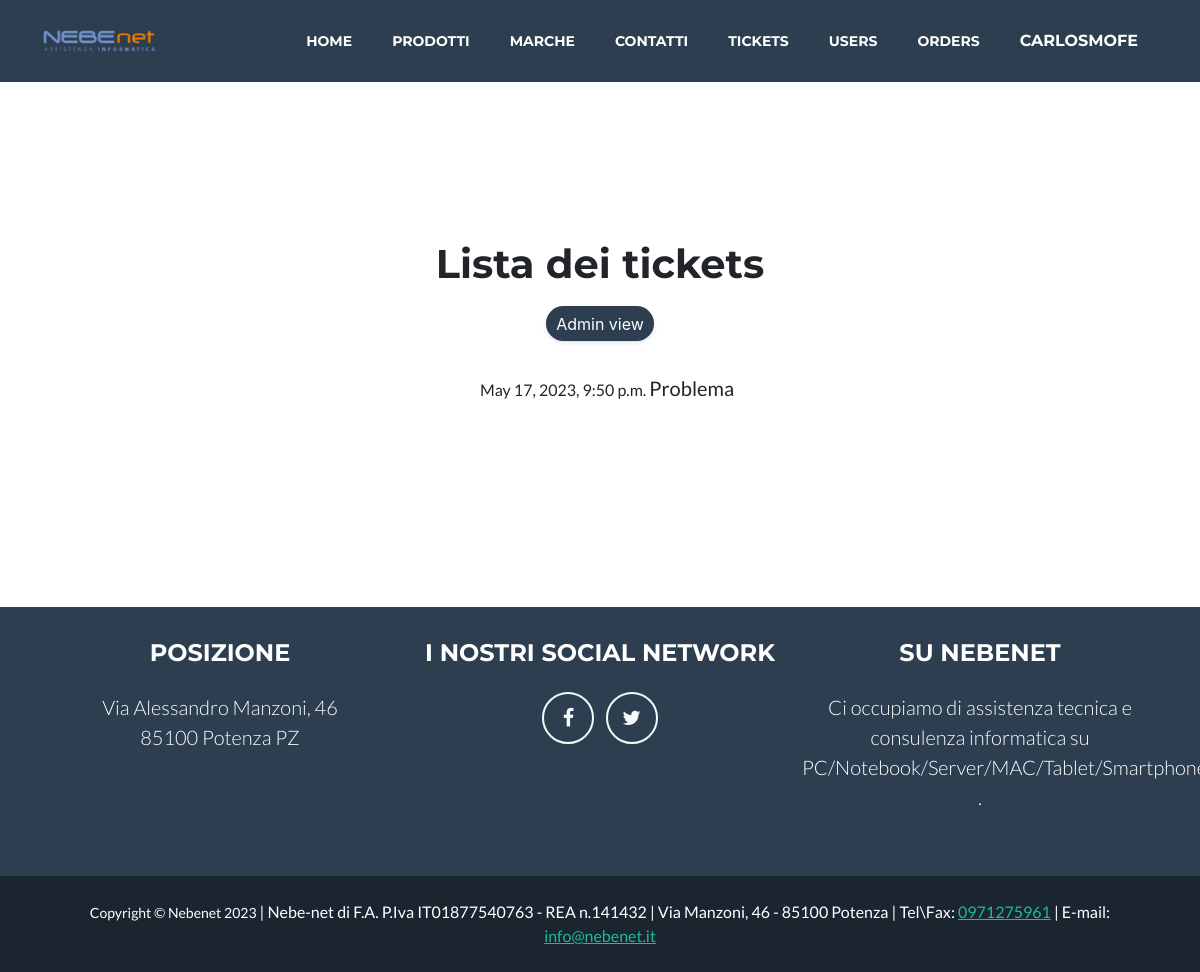
Page /ticket/ (signed in) on the earlier database version.
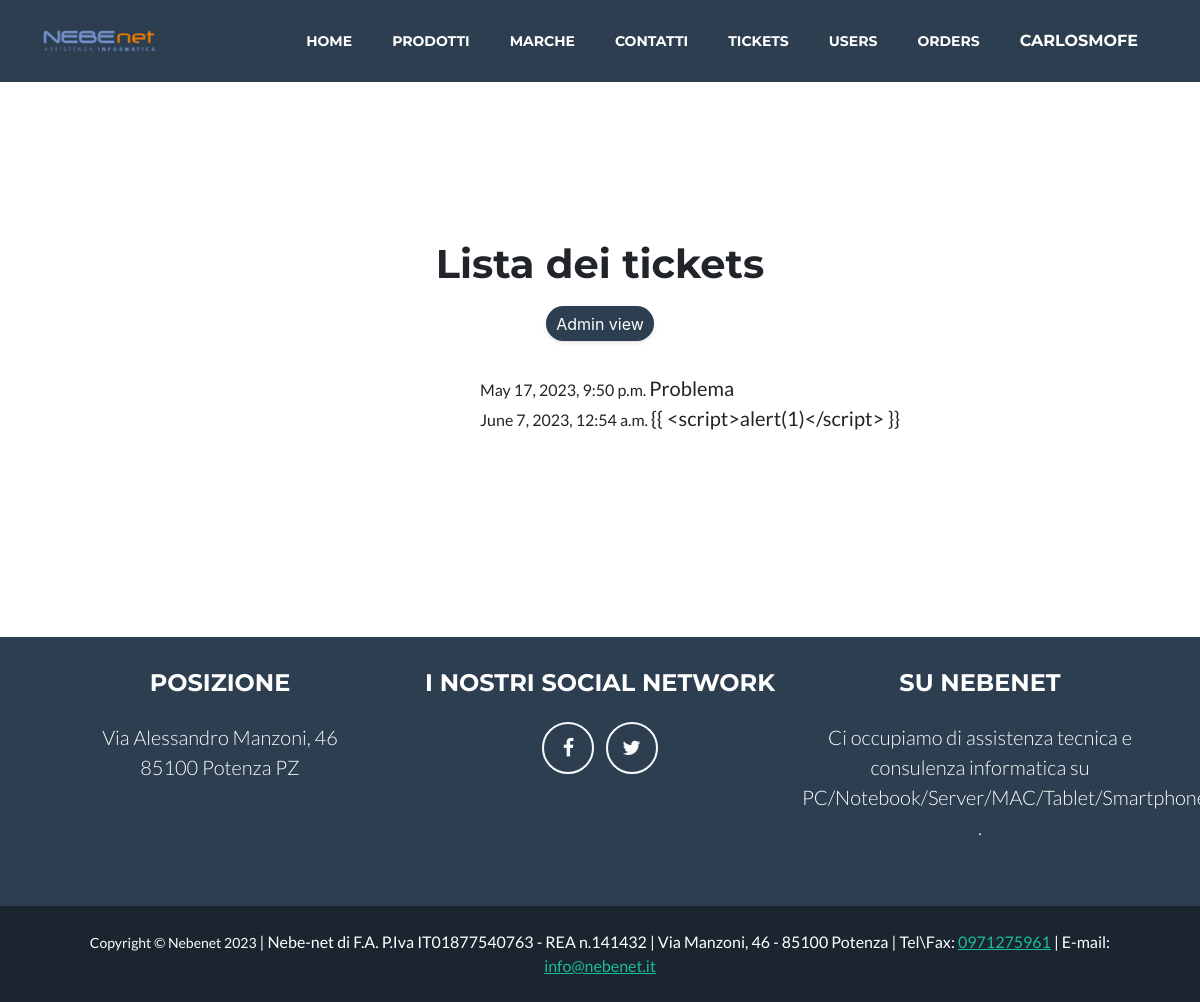
Same page on the later database version.
### nebenet_app/models.py (models this page shows, shortened)
class Ticket(models.Model):
    ti_user = models.ForeignKey(settings.AUTH_USER_MODEL, on_delete=models.CASCADE)
    ti_mail = models.EmailField('Contatto email*',blank=False)
    ti_title = models.CharField('Titolo*',max_length=1000, blank=False)
    Problema = models.TextField('Descrivi il tuo problema*',max_length=1000, blank=False)
    ti_img = models.ImageField('Aggiungi uno screenshot (facoltativo)',blank=True)
    ti_personal = models.BooleanField("Trattamento dei dati personali(Obbligatorio)*",blank=False)
    ti_time = models.DateTimeField(auto_now=True)

### nebenet_app/views.py (the view)
# urls.py: path('ticket/', Ticket_List.as_view(), name="tickets"),
class Ticket_List(LoginRequiredMixin,ListView):
    model = Ticket
    def get_queryset(self):
        user = self.request.user
        if self.request.user.is_staff or user.groups.filter(name='dependiente').exists():
            resultado=Ticket.objects.all()
        else:
            resultado=Ticket.objects.filter(ti_user=self.request.user)
        return resultado

### nebenet_app/templatetags/filtro.py (called while the page is built)
@register.filter
def tiene_rol_o_grupo(user):
    return user.groups.filter(name='dependiente').exists() or user.is_staff

### nebenet_app/templates/nebenet_app/ticket_list.html (shortened to what this page needs)
{% extends 'base.html' %}
{% block content %}
{% load filtro %}
{% load static %}
<header class="masthead">
</header>
<div class="espaciado">
    <center>
        <p class="adminpro"><h1>Lista dei tickets</h1> {% if request.user|tiene_rol_o_grupo %}<a href="{% url 'tickets-admin' %}">
            <button class="button-9" role="button">Admin view</button></a></p>{% endif %}
                <ul class="tickets">
                    {% for ticket in object_list %}
                    <li class="nostyle"> {{ ticket.ti_time }} <a class="singleticket" href="{{ ticket.pk }}">{{ ticket.ti_title }}</a></li>
                    {% endfor %}
                </ul>
        </center>
</div>
{% endblock %}

Differences in the rows shown:
added Ticket: ti_time "June 7, 2023, 12:54 a.m.", ti_title "{{ <script>alert(1)</script> }}"
